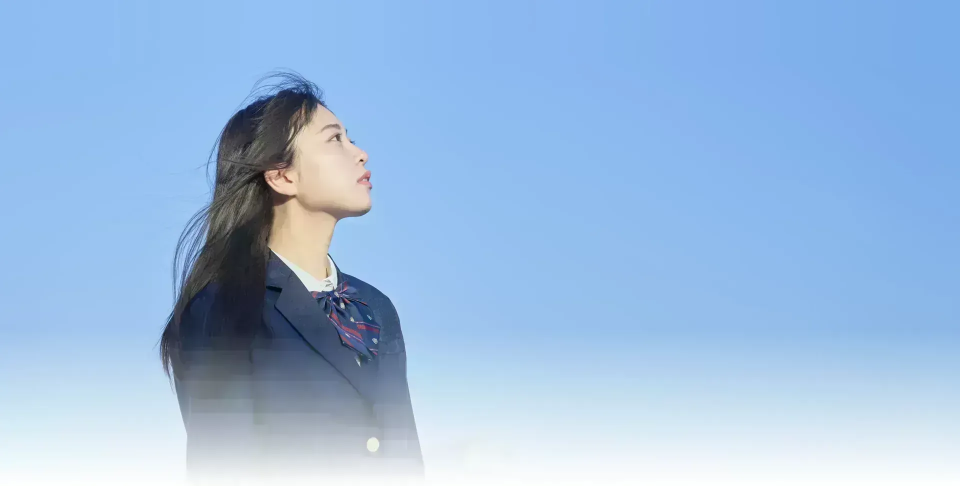
#> input picture images/hero-main.webp, 1920 x 972 px, found by its file name (shown at 1/2 size)
$ python optimize_images.py
#> lines starting #> are read from the running program, lines starting #| are printed output that depends on the picture
import os
import shutil
from PIL import Image
import subprocess

def optimize():
    if os.environ.get("CF_PAGES") or os.environ.get("CI"):
        print("Notice: Skipping image optimization in CI / Cloudflare Pages environment.")
        return

    has_sips = shutil.which("sips") is not None
    if not has_sips:
        print("Notice: 'sips' command not found. Skipping AVIF generation.")

    img_dir = "images"

    # 1. PC用ヒーロー画像
    # 元: images/hero-main.webp (2560x1296)
    hero_pc_src = os.path.join(img_dir, "hero-main.webp")
    if os.path.exists(hero_pc_src):
        with Image.open(hero_pc_src) as im:
            # 1920px幅にリサイズ (Retina 2x of 960-1280px)
#> im is the input picture: PIL image 1920x972 RGB; mean R, G, B 154.8, 187.5, 223.5
            w, h = im.size
#> w = 1920; h = 972
            new_w = 1920
            new_h = int(h * (new_w / w))
#> new_h = 972
            resized = im.resize((new_w, new_h), Image.Resampling.LANCZOS)

            # WebP保存 (高圧縮 quality=80)
            webp_path = os.path.join(img_dir, "hero-main-pc.webp")
            resized.save(webp_path, "WEBP", quality=80, method=6)

            # フォールバック用に hero-main.webp も最適化版で更新（元の2560pxから1920pxへ）
            resized.save(hero_pc_src, "WEBP", quality=80, method=6)

            # AVIF保存 (sips使用)
            if has_sips:
                avif_path = os.path.join(img_dir, "hero-main-pc.avif")
                subprocess.run(["sips", "-s", "format", "avif", webp_path, "--out", avif_path], capture_output=True)

    # 2. スマホ用ヒーロー画像
    # 元: images/hero-main.webp からスマホ向けにリサイズ (800x405 または 800x540)
    if os.path.exists(hero_pc_src):
        with Image.open(hero_pc_src) as im:
            # スマホ表示は横幅最大430px、高さ270px〜300px (比率約 16:10 〜 16:9)
            # 800x480 で十分なRetina解像度
            w, h = im.size
            target_w = 800
            target_h = int(h * (target_w / w))
#> target_h = 405
            resized_sp = im.resize((target_w, target_h), Image.Resampling.LANCZOS)
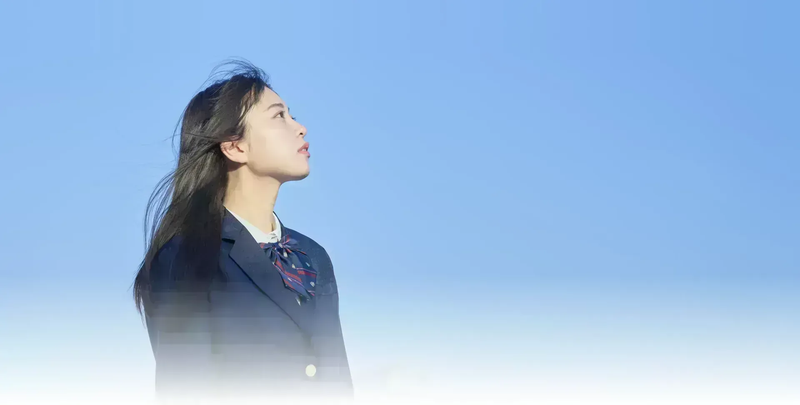
#> resized_sp: PIL image 800x405 RGB; mean R, G, B 154.8, 187.5, 223.5

            sp_webp_path = os.path.join(img_dir, "hero-main-sp.webp")
            resized_sp.save(sp_webp_path, "WEBP", quality=80, method=6)

            if has_sips:
                sp_avif_path = os.path.join(img_dir, "hero-main-sp.avif")
                subprocess.run(["sips", "-s", "format", "avif", sp_webp_path, "--out", sp_avif_path], capture_output=True)

    # 3. サムネイル画像 (中3: 3_top/3-mondai/3-kaisetu, 中1・中2: 2-top/2-mondai/2-kaisetu, 小6: 6-top/6-mondai/6-kaisetu)
    report_top_items = [
        ("3_top", ["3_top.jpg", "3_top.jpeg", "3_top.png", "おかもしサイト用_おかもし成績表_中3_top.001.jpeg", "おかもしサイト用_おかもし成績表_中3_top.001.jpg"], ["3_top", "preview-c3-report", "preview-card-report"]),
        ("3-mondai", ["3-mondai.jpeg", "3-mondai.jpg", "3-mondai.png"], ["3-mondai"]),
        ("3-kaisetu", ["3-kaisetu.jpeg", "3-kaisetu.jpg", "3-kaisetu.png"], ["3-kaisetu"]),
        ("2-top", ["2-top.jpeg", "2-top.jpg", "2-top.png"], ["2-top"]),
        ("2-mondai", ["2-mondai.jpeg", "2-mondai.jpg", "2-mondai.png"], ["2-mondai"]),
        ("2-kaisetu", ["2-kaisetu.jpeg", "2-kaisetu.jpg", "2-kaisetu.png"], ["2-kaisetu"]),
        ("6-top", ["6-top.jpeg", "6-top.jpg", "6-top.png"], ["6-top"]),
        ("6-mondai", ["6-mondai.jpeg", "6-mondai.jpg", "6-mondai.png"], ["6-mondai"]),
        ("6-kaisetu", ["6-kaisetu.jpeg", "6-kaisetu.jpg", "6-kaisetu.png"], ["6-kaisetu"]),
    ]
    for key, candidates, targets in report_top_items:
        src = None
        for cand in candidates:
            cand_path = os.path.join(img_dir, cand)
            if os.path.exists(cand_path):
                src = cand_path
                break
        if src:
            with Image.open(src) as im:
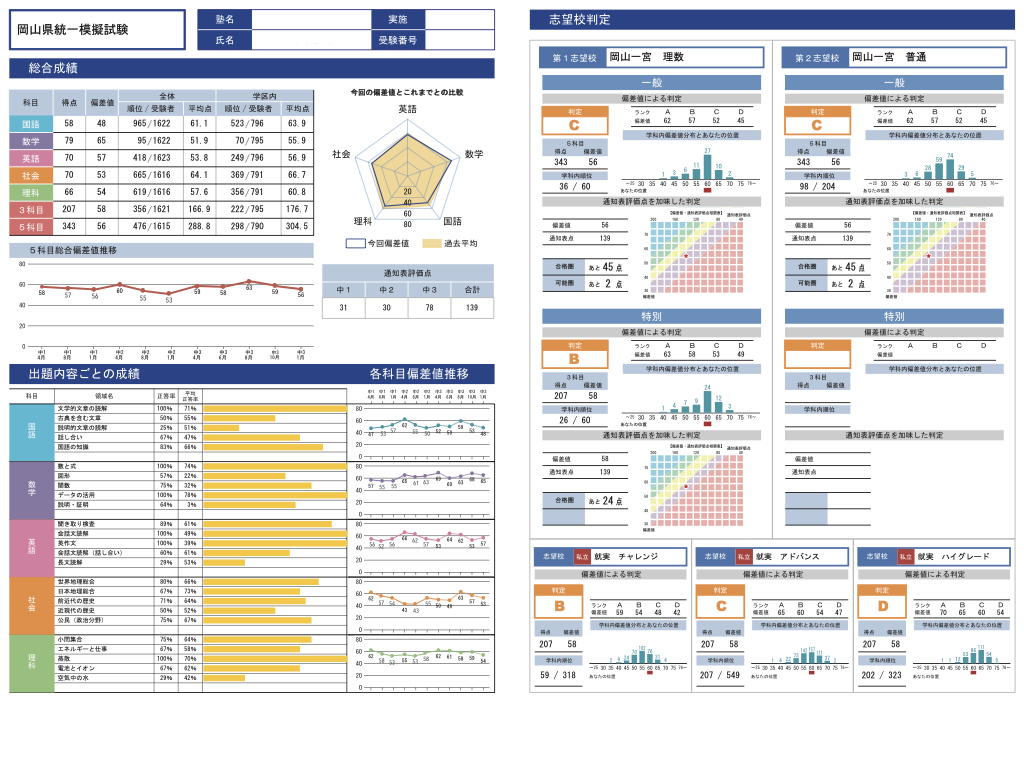
#> input picture images/3_top.jpg, 1024 x 768 px, found by its file name
#> im is the input picture: PIL image 1024x768 RGB; mean R, G, B 223.1, 223.3, 224.8
                for base in targets:
                    webp_out = os.path.join(img_dir, f"{base}.webp")
                    im.save(webp_out, "WEBP", quality=85, method=6)
                    if has_sips:
                        avif_out = os.path.join(img_dir, f"{base}.avif")
                        subprocess.run(["sips", "-s", "format", "avif", webp_out, "--out", avif_out], capture_output=True)

    # 4. 中3成績表拡大モーダル（カルーセル 3枚）画像
    carousel_items = [
        "3-carousel-1",
        "3-carousel-2",
        "3-carousel-3",
    ]
#> carousel_items = ['3-carousel-1', '3-carousel-2', '3-carousel-3']
    for base in carousel_items:
        src_path = None
        for ext in [".jpg", ".jpeg", ".png"]:
            c_path = os.path.join(img_dir, f"{base}{ext}")
            if os.path.exists(c_path):
                src_path = c_path
                break

        if src_path:
            with Image.open(src_path) as im:
                webp_out = os.path.join(img_dir, f"{base}.webp")
                im.save(webp_out, "WEBP", quality=85, method=6)
                if has_sips:
                    avif_out = os.path.join(img_dir, f"{base}.avif")
                    subprocess.run(["sips", "-s", "format", "avif", webp_out, "--out", avif_out], capture_output=True)

    # 5. プレビューカード画像
    cards = [
        ("preview-card-exam.webp", 480),
        ("preview-card-answer.webp", 360),
        ("article-classroom.webp", 512),
    ]
    for filename, max_w in cards:
        path = os.path.join(img_dir, filename)
        if os.path.exists(path):
            with Image.open(path) as im:
                w, h = im.size
                if w > max_w:
                    new_h = int(h * (max_w / w))
                    resized = im.resize((max_w, new_h), Image.Resampling.LANCZOS)
                else:
                    resized = im
                resized.save(path, "WEBP", quality=82, method=6)

                # AVIFも作成
                if has_sips:
                    base, _ = os.path.splitext(filename)
                    avif_path = os.path.join(img_dir, f"{base}.avif")
                    subprocess.run(["sips", "-s", "format", "avif", path, "--out", avif_path], capture_output=True)

    print("Image optimization finished.")

if __name__ == "__main__":
    optimize()
